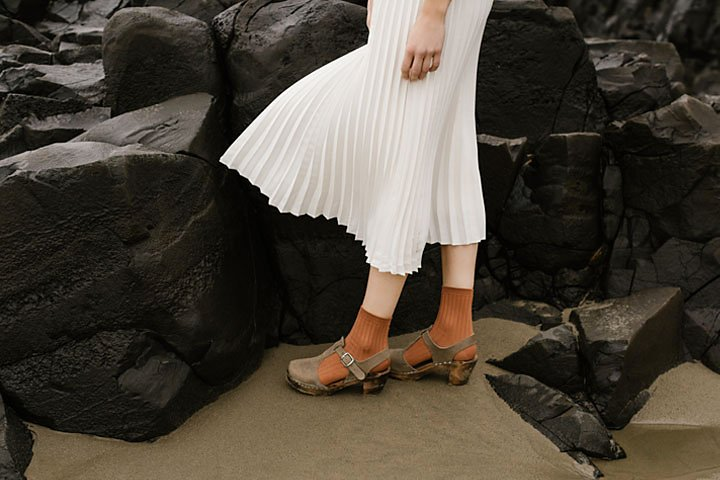
#> input picture a1images/highlights_and_shadows.jpg, 720 x 480 px, found by its file name
$ jupyter execute 'Gamma Corrections.ipynb'
#> lines starting #> are read from the running program, lines starting #| are printed output that depends on the picture
[cell 1]
import cv2
import numpy as np
import matplotlib.pyplot as plt

# Load the image from the specified path
image_path = r"E:/Github_Projects/Intensity-Transformations-and-Neighborhood-Filtering/a1images/highlights_and_shadows.jpg"
image = cv2.imread(image_path)
#> image is the input picture: shape (480, 720, 3); mean B, G, R 58.1, 68.6, 75.7

# Verify if the image was successfully loaded
if image is None:
    print("Error: Unable to load the image. Please check the file path.")
else:
    # Convert the image to the LAB color space
    image_lab = cv2.cvtColor(image, cv2.COLOR_BGR2Lab)
#> image_lab: shape (480, 720, 3); mean of channels 0, 1, 2 71.3, 129.1, 135

    # Split the LAB image into its three channels
    L_channel, a_channel, b_channel = cv2.split(image_lab)
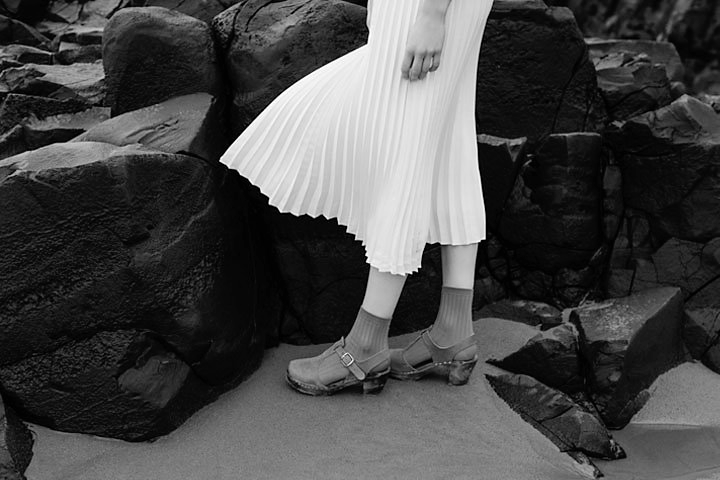
#> L_channel: shape (480, 720); min 0, max 255, mean 71.3
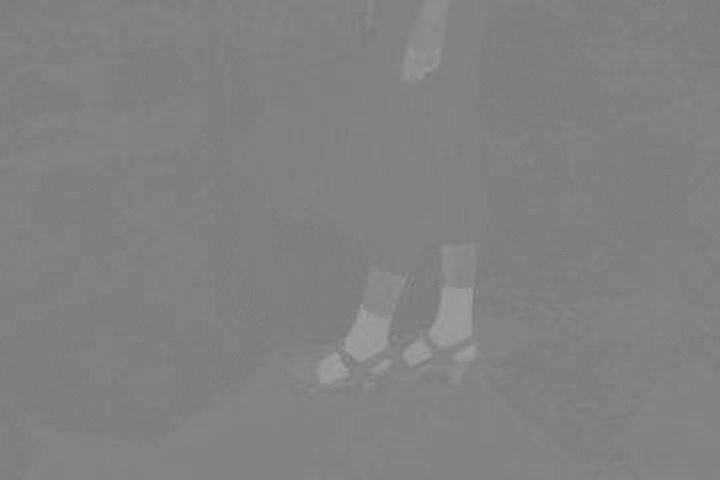
#> a_channel: shape (480, 720); min 119, max 160, mean 129.1

    # Function to perform gamma correction
    def apply_gamma_correction(image, gamma_value):
#> called with gamma_value = 0.5
        lookup_table = np.array([((i / 255.0) ** gamma_value) * 255 for i in range(256)]).astype("uint8")
        return cv2.LUT(image, lookup_table)
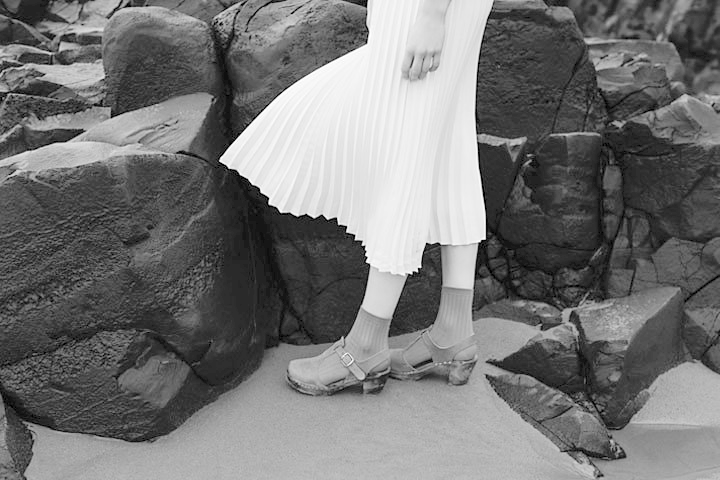
#> returned value: shape (480, 720); min 0, max 255, mean 117.3

    # Perform gamma correction with a gamma value of 0.5
    corrected_L_channel = apply_gamma_correction(L_channel,0.5)

    # Merge the modified L channel back with the original a and b channels
    lab_corrected_image = cv2.merge([corrected_L_channel, a_channel, b_channel])
#> lab_corrected_image: shape (480, 720, 3); mean of channels 0, 1, 2 117.3, 129.1, 135
    final_corrected_image = cv2.cvtColor(lab_corrected_image, cv2.COLOR_Lab2BGR)
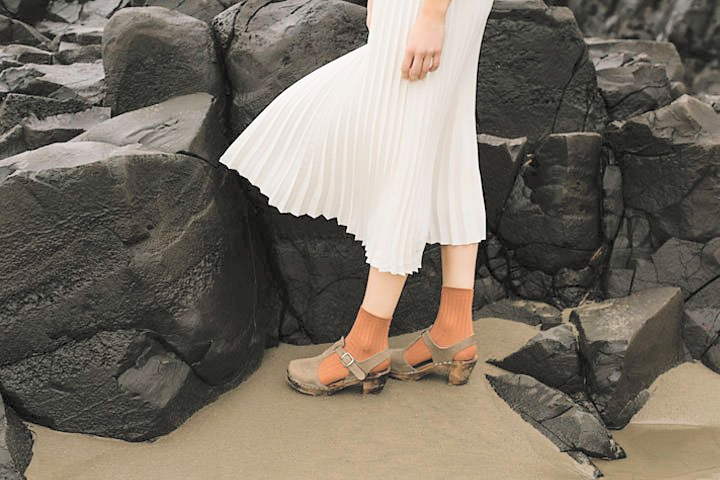
#> final_corrected_image: shape (480, 720, 3); mean B, G, R 100.2, 111.1, 118.8

    # Convert the original and corrected images to RGB for display
    original_image_rgb = cv2.cvtColor(image, cv2.COLOR_BGR2RGB)
    corrected_image_rgb = cv2.cvtColor(final_corrected_image, cv2.COLOR_BGR2RGB)

    # Display the original and gamma-corrected images side by side
    plt.figure(figsize=(10, 5))
    plt.subplot(1, 2, 1)
    plt.imshow(original_image_rgb)
    plt.title('Original Image')
    plt.axis('off')

    plt.subplot(1, 2, 2)
    plt.imshow(corrected_image_rgb)
    plt.title('Gamma Corrected Image')
    plt.axis('off')
    plt.show()

[cell 2]
# Create subplots for original and gamma corrected image histograms
fig, axs = plt.subplots(nrows=3, ncols=2, figsize=(6, 6))

# Original image histograms for each channel
axs[0, 0].set_title('Original Image - Blue Channel')
axs[0, 0].hist(original_image_rgb[:, :, 0].ravel(), bins=256, range=[0, 256], color='b', alpha=0.4)
axs[0, 0].set_xlim(0, 256)

axs[1, 0].set_title('Original Image - Green Channel')
axs[1, 0].hist(original_image_rgb[:, :, 1].ravel(), bins=256, range=[0, 256], color='g', alpha=0.4)
axs[1, 0].set_xlim(0, 256)

axs[2, 0].set_title('Original Image - Red Channel')
axs[2, 0].hist(original_image_rgb[:, :, 2].ravel(), bins=256, range=[0, 256], color='r', alpha=0.4)
axs[2, 0].set_xlim(0, 256)

# Gamma corrected image histograms for each channel
axs[0, 1].set_title('Gamma Corrected Image - Blue Channel')
axs[0, 1].hist(corrected_image_rgb[:, :, 0].ravel(), bins=256, range=[0, 256], color='b', alpha=0.4)
axs[0, 1].set_xlim(0, 256)

axs[1, 1].set_title('Gamma Corrected Image - Green Channel')
axs[1, 1].hist(corrected_image_rgb[:, :, 1].ravel(), bins=256, range=[0, 256], color='g', alpha=0.4)
axs[1, 1].set_xlim(0, 256)

axs[2, 1].set_title('Gamma Corrected Image - Red Channel')
axs[2, 1].hist(corrected_image_rgb[:, :, 2].ravel(), bins=256, range=[0, 256], color='r', alpha=0.4)
axs[2, 1].set_xlim(0, 256)
axs[2, 1].set_ylim(0, 8000)  # Set a y-axis limit to reduce dominance of zeros

# Adjust layout to prevent overlap
plt.tight_layout()
plt.show()
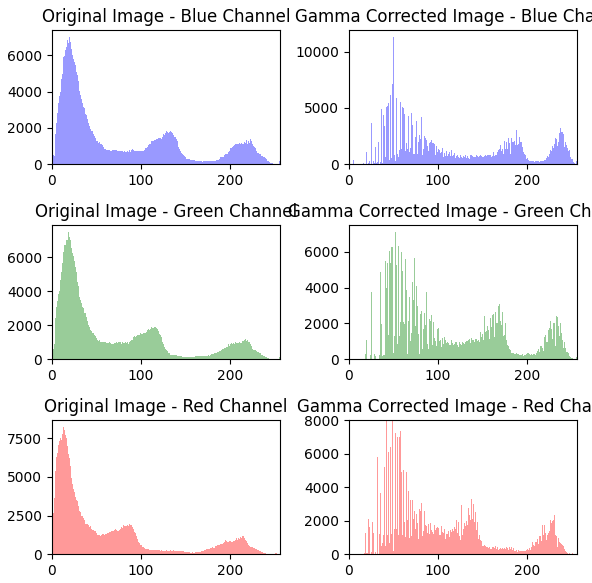
#> figure drawn by matplotlib, 6 panels; panel 1: tallest bar 7023 high, from x = 19 to 20; panel 2: tallest bar 11328 high, from x = 50 to 51; panel 3: tallest bar 7486 high, from x = 18 to 19; panel 4: tallest bar 7116 high, from x = 52 to 53

$ run again, with a1images/daisy.jpg copied over a1images/highlights_and_shadows.jpg
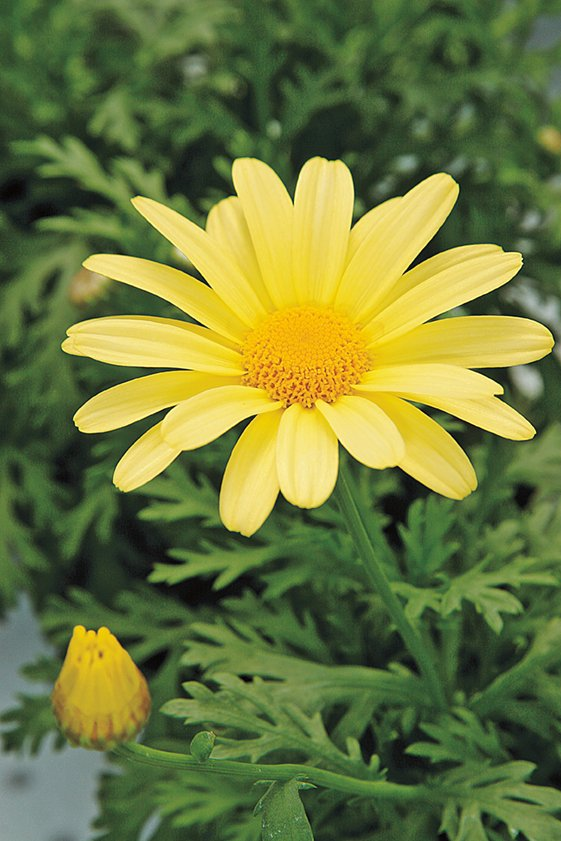
#> input picture a1images/daisy.jpg, 561 x 841 px, found by its file name
#> image is the input picture: shape (841, 561, 3); mean B, G, R 60.7, 120.3, 108.5
#> image_lab: shape (841, 561, 3); mean of channels 0, 1, 2 121.3, 114.4, 157.2
#> in apply_gamma_correction, `return cv2.LUT(image, lookup_table)`:
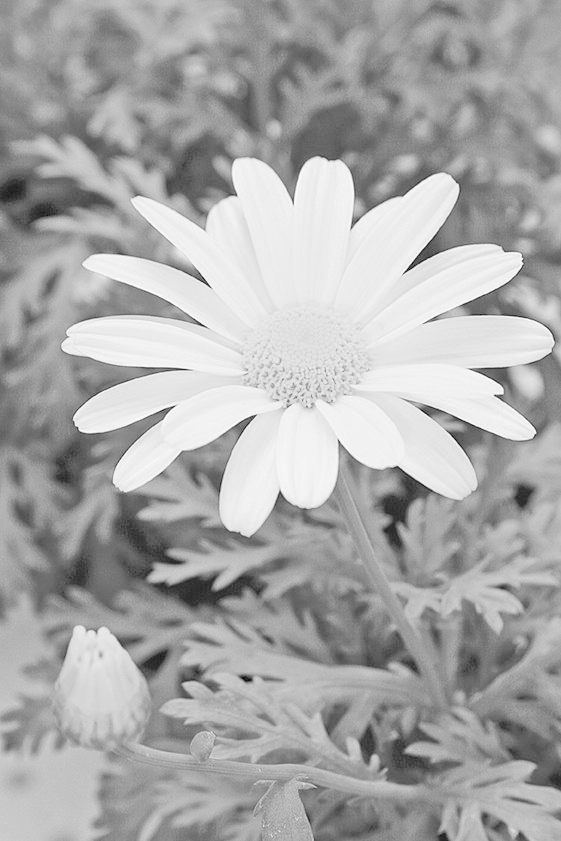
#> returned value: shape (841, 561); min 0, max 253, mean 169.5
#> lab_corrected_image: shape (841, 561, 3); mean of channels 0, 1, 2 169.5, 114.4, 157.2
#> `final_corrected_image = cv2.cvtColor(lab_corrected_image, cv2.COLOR_La..`:
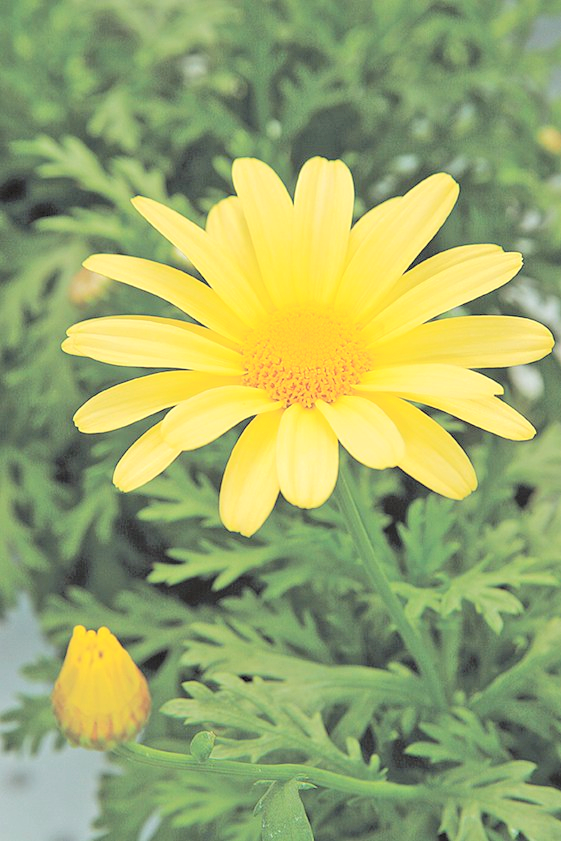
#> final_corrected_image: shape (841, 561, 3); mean B, G, R 106.8, 168.3, 154.9

$ run again, with a1images/emma.jpg copied over a1images/highlights_and_shadows.jpg
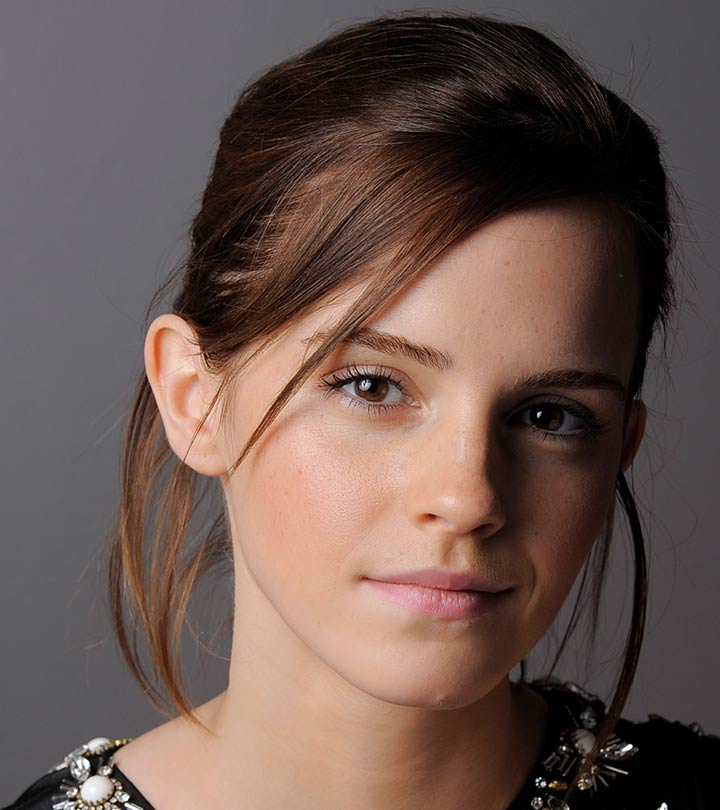
#> input picture a1images/emma.jpg, 720 x 810 px, found by its file name
#> image is the input picture: shape (810, 720, 3); mean B, G, R 80.1, 87.4, 106.8
#> image_lab: shape (810, 720, 3); mean of channels 0, 1, 2 97, 134.8, 135.1
#> `L_channel, a_channel, b_channel = cv2.split(image_lab)`:
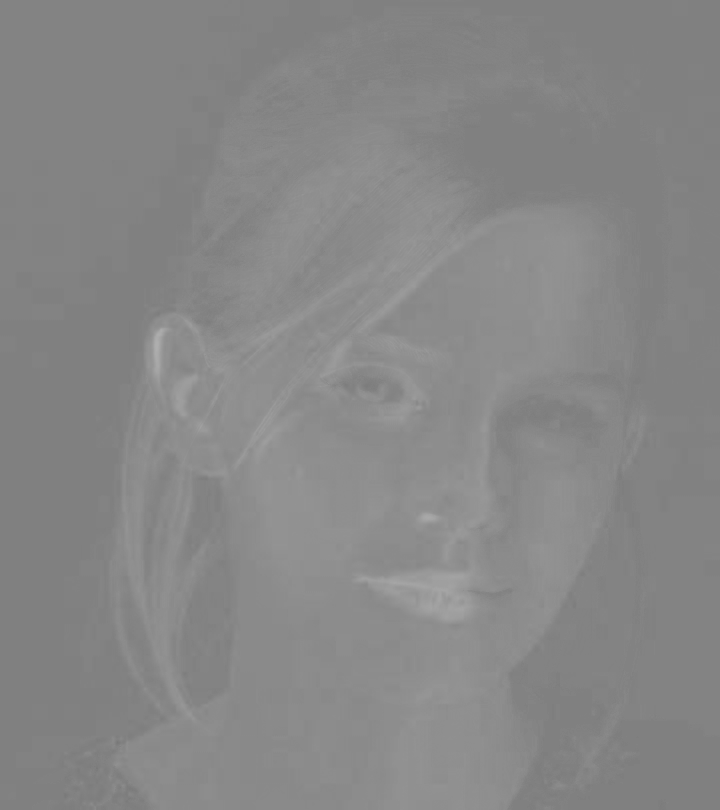
#> a_channel: shape (810, 720); min 120, max 174, mean 134.8
#> lab_corrected_image: shape (810, 720, 3); mean of channels 0, 1, 2 145.4, 134.8, 135.1
#> `final_corrected_image = cv2.cvtColor(lab_corrected_image, cv2.COLOR_La..`:
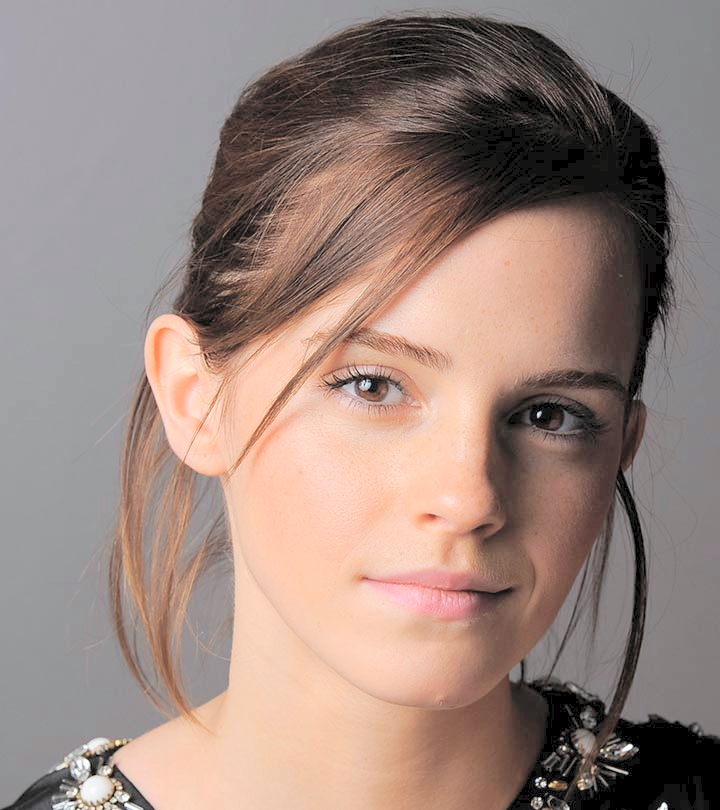
#> final_corrected_image: shape (810, 720, 3); mean B, G, R 126.8, 134.6, 155.3
